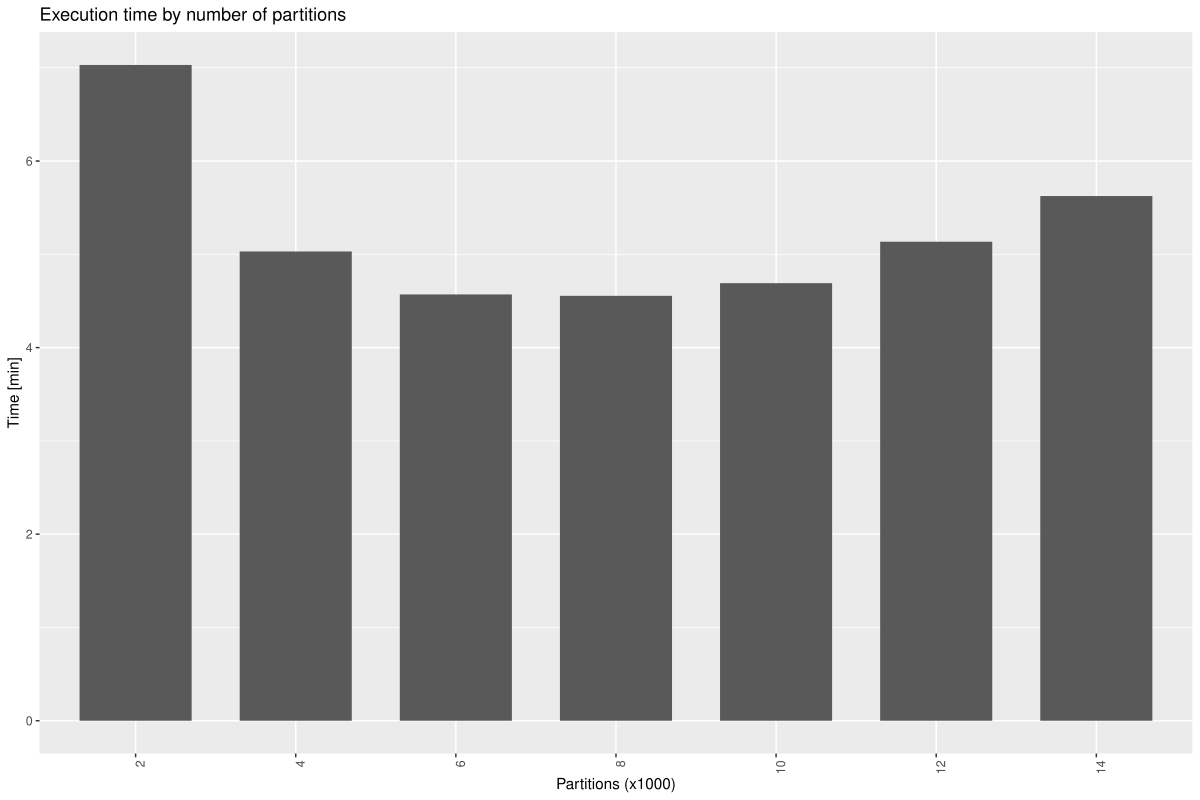

The R source for this figure:
require(tidyverse)
require(lubridate)

paramsPattern = "input1"
getParams <- function(command){
  params = str_trim(str_split(command, "--")[[1]])
  params = params[grepl(paramsPattern, params)]
  return(paste(params, collapse = " "))
}
extractPartitions <- function(input){
  return(str_replace(str_replace(input, "gadm/edges_P", ""), "K/edgesA", ""))
}

log = enframe(readLines("nohup.txt"))
spark = log %>% filter(grepl(value, pattern = "SparkSubmit ")) %>% 
  separate(value, into = c("time", "appId", "command"), sep = "\\|")
spark$params = spark$command %>% map(getParams)
spark = spark %>% separate(params, into = c(NA,"input"), sep = " ") %>%
  select(appId, input) %>%
  mutate(partitions = extractPartitions(input))

START = "Reading data"
END   = "Merging DCELs"
pattern = paste0(START,"|",END)
fields = c("time", "appId", "phase")
sdcel0 = log %>% filter(grepl(value, pattern = pattern)) %>%
  separate(value, fields, sep = "\\|") %>%
  mutate(phase = str_trim(phase)) %>%
  mutate(time = parse_date_time(str_replace(time,",","."), "%Y-%m-%d %H:%M:%OS")) %>%
  select(appId, phase, time) 

sdcel1 = sdcel0 %>% pivot_wider(names_from = phase, values_from = time)
names(sdcel1) = c("appId", "read", "merge")
sdcel = sdcel1 %>% mutate(time = merge - read)

data = spark %>% inner_join(sdcel, by = "appId") %>% select(partitions, time) %>%
  group_by(partitions) %>% summarise(time = mean(time))
data$partitions = factor(data$partitions, levels = c("2", "4", "6", "8", "10", "12", "14"))

p = ggplot(data = data, aes(x = partitions, y = time)) +
  geom_bar(stat="identity", position=position_dodge(width = 0.75), width = 0.7) + 
  theme(axis.text.x = element_text(angle = 90, hjust = 1)) + 
  labs(x="Partitions (x1000)", y="Time [min]", title="Execution time by number of partitions") 
plot(p)

ggsave(paste0("nohup.pdf"), width = 12, height = 8, device = "pdf")
